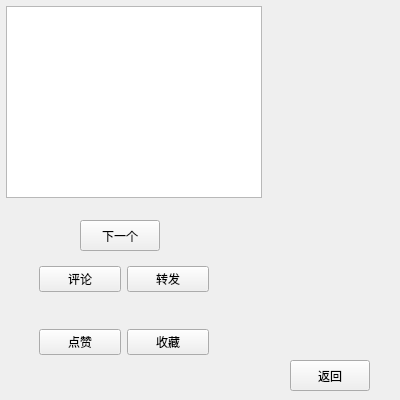
<?xml version="1.0" encoding="UTF-8"?>
<ui version="4.0">
 <class>user</class>
 <widget class="QWidget" name="user">
  <property name="geometry">
   <rect>
    <x>0</x>
    <y>0</y>
    <width>400</width>
    <height>400</height>
   </rect>
  </property>
  <property name="windowTitle">
   <string>短视频推荐算法</string>
  </property>
  <widget class="QPushButton" name="Back">
   <property name="geometry">
    <rect>
     <x>290</x>
     <y>360</y>
     <width>80</width>
     <height>31</height>
    </rect>
   </property>
   <property name="text">
    <string>返回</string>
   </property>
  </widget>
  <widget class="QTextEdit" name="textEdit">
   <property name="geometry">
    <rect>
     <x>6</x>
     <y>6</y>
     <width>256</width>
     <height>192</height>
    </rect>
   </property>
  </widget>
  <widget class="QPushButton" name="Next">
   <property name="geometry">
    <rect>
     <x>80</x>
     <y>220</y>
     <width>80</width>
     <height>31</height>
    </rect>
   </property>
   <property name="text">
    <string>下一个</string>
   </property>
  </widget>
  <widget class="QWidget" name="widget_3" native="true">
   <property name="geometry">
    <rect>
     <x>30</x>
     <y>250</y>
     <width>188</width>
     <height>121</height>
    </rect>
   </property>
   <layout class="QVBoxLayout" name="verticalLayout">
    <item>
     <widget class="QWidget" name="widget" native="true">
      <layout class="QHBoxLayout" name="horizontalLayout">
       <item>
        <widget class="QPushButton" name="Comment">
         <property name="text">
          <string>评论</string>
         </property>
        </widget>
       </item>
       <item>
        <widget class="QPushButton" name="Forward">
         <property name="text">
          <string>转发</string>
         </property>
        </widget>
       </item>
      </layout>
     </widget>
    </item>
    <item>
     <widget class="QWidget" name="widget_2" native="true">
      <layout class="QHBoxLayout" name="horizontalLayout_2">
       <item>
        <widget class="QPushButton" name="Praise">
         <property name="text">
          <string>点赞</string>
         </property>
        </widget>
       </item>
       <item>
        <widget class="QPushButton" name="Marked">
         <property name="text">
          <string>收藏</string>
         </property>
        </widget>
       </item>
      </layout>
     </widget>
    </item>
   </layout>
  </widget>
 </widget>
 <resources/>
 <connections>
  <connection>
   <sender>Next</sender>
   <signal>clicked()</signal>
   <receiver>user</receiver>
   <slot>raise()</slot>
   <hints>
    <hint type="sourcelabel">
     <x>119</x>
     <y>235</y>
    </hint>
    <hint type="destinationlabel">
     <x>199</x>
     <y>199</y>
    </hint>
   </hints>
  </connection>
  <connection>
   <sender>Comment</sender>
   <signal>clicked()</signal>
   <receiver>user</receiver>
   <slot>raise()</slot>
   <hints>
    <hint type="sourcelabel">
     <x>86</x>
     <y>283</y>
    </hint>
    <hint type="destinationlabel">
     <x>199</x>
     <y>199</y>
    </hint>
   </hints>
  </connection>
  <connection>
   <sender>Forward</sender>
   <signal>clicked()</signal>
   <receiver>user</receiver>
   <slot>raise()</slot>
   <hints>
    <hint type="sourcelabel">
     <x>161</x>
     <y>283</y>
    </hint>
    <hint type="destinationlabel">
     <x>199</x>
     <y>199</y>
    </hint>
   </hints>
  </connection>
  <connection>
   <sender>Praise</sender>
   <signal>clicked()</signal>
   <receiver>user</receiver>
   <slot>raise()</slot>
   <hints>
    <hint type="sourcelabel">
     <x>86</x>
     <y>336</y>
    </hint>
    <hint type="destinationlabel">
     <x>199</x>
     <y>199</y>
    </hint>
   </hints>
  </connection>
  <connection>
   <sender>Marked</sender>
   <signal>clicked()</signal>
   <receiver>user</receiver>
   <slot>raise()</slot>
   <hints>
    <hint type="sourcelabel">
     <x>161</x>
     <y>336</y>
    </hint>
    <hint type="destinationlabel">
     <x>199</x>
     <y>199</y>
    </hint>
   </hints>
  </connection>
  <connection>
   <sender>Back</sender>
   <signal>clicked()</signal>
   <receiver>user</receiver>
   <slot>raise()</slot>
   <hints>
    <hint type="sourcelabel">
     <x>329</x>
     <y>375</y>
    </hint>
    <hint type="destinationlabel">
     <x>199</x>
     <y>199</y>
    </hint>
   </hints>
  </connection>
 </connections>
</ui>
